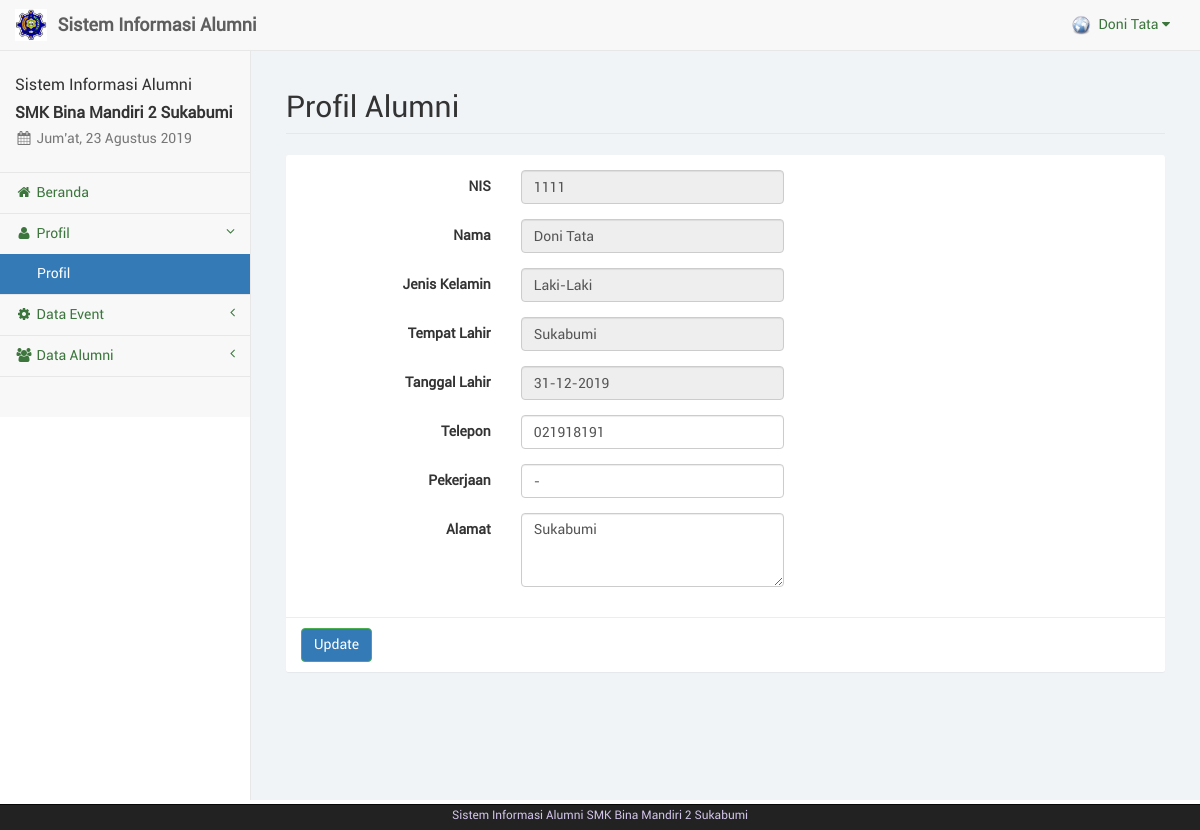
The app's page /alumni/profil.php (signed in) with its own data.
### tables this page shows
CREATE TABLE IF NOT EXISTS `alumni` (
  `nis` varchar(20) NOT NULL,
  `nama` varchar(50) NOT NULL,
  `id_thn` int(11) NOT NULL,
  `jns_kelamin` varchar(20) NOT NULL,
  `tmpt_lahir` varchar(50) NOT NULL,
  `tgl_lahir` date NOT NULL,
  `telp` varchar(20) NOT NULL,
  `pekerjaan` varchar(50) NOT NULL,
  `alamat` text NOT NULL,
  `foto` text NOT NULL,
  `password` text NOT NULL
);

### alumni/sess_check.php (called while the page is built, shortened)
<?php
	$chk_sess = $_SESSION['alumni'];
	include("../dist/config/koneksi.php");
	include("../dist/config/library.php");
	$sql_sess = "SELECT * FROM alumni WHERE nis='". $chk_sess ."'";
	$ress_sess = mysqli_query($conn, $sql_sess);
	$row_sess = mysqli_fetch_array($ress_sess);
	$sess_alumniname = $row_sess['nama'];
	$sess_alumnifoto = $row_sess['foto'];
?>

### dist/config/library.php (called while the page is built, shortened)
<?php
function IndonesiaTgl($tanggal){
	$tgl=substr($tanggal,8,2);
	$bln=substr($tanggal,5,2);
	$thn=substr($tanggal,0,4);
	$tanggal="$tgl-$bln-$thn";
	return $tanggal;
}
?>

### alumni/profil.php (the view, shortened to what this page needs)
<?php
	include("sess_check.php");
	$id = $_SESSION['alumni'];
	$sql = "SELECT alumni.*, tahun.* FROM alumni, tahun WHERE alumni.id_thn=tahun.id_thn AND alumni.nis='". $id ."'";
	$ress = mysqli_query($conn, $sql);
	$data = mysqli_fetch_array($ress);
	$pagedesc = "Profil";
	$menuparent = "profil";
	include("layout_top.php");
?>
		<div id="page-wrapper">
            <div class="container-fluid">
                <div class="row">
                    <div class="col-lg-12">
                        <h1 class="page-header">Profil Alumni</h1>
                    </div>
                </div>
				<div class="row">
					<div class="col-lg-12"><?php include("layout_alert.php"); ?></div>
				</div>
				<div class="row">
					<div class="col-lg-12">
						<form class="form-horizontal" method="GET" enctype="multipart/form-data">
							<div class="panel panel-default">
								<div class="panel-body">
									<div class="form-group">
										<label class="control-label col-sm-3">NIS</label>
										<div class="col-sm-4">
											<input type="text" name="nis" class="form-control" placeholder="Nama" value="<?php echo $data['nis'] ?>" readonly>
										</div>
									</div>
									<div class="form-group">
										<label class="control-label col-sm-3">Nama</label>
										<div class="col-sm-4">
											<input type="text" name="nama" class="form-control" placeholder="Nama" value="<?php echo $data['nama'] ?>" readonly>
										</div>
									</div>
									<div class="form-group">
										<label class="control-label col-sm-3">Jenis Kelamin</label>
										<div class="col-sm-4">
											<input type="text" name="nama" class="form-control" placeholder="Nama" value="<?php echo $data['jns_kelamin'] ?>" readonly>
										</div>
									</div>
									<div class="form-group">
										<label class="control-label col-sm-3">Tempat Lahir</label>
										<div class="col-sm-4">
											<input type="text" name="nama" class="form-control" placeholder="Nama" value="<?php echo $data['tmpt_lahir'] ?>" readonly>
										</div>
									</div>
									<div class="form-group">
										<label class="control-label col-sm-3">Tanggal Lahir</label>
										<div class="col-sm-4">
											<input type="text" name="nama" class="form-control" placeholder="Nama" value="<?php echo IndonesiaTgl($data['tgl_lahir']) ?>" readonly>
										</div>
									</div>
									<div class="form-group">
										<label class="control-label col-sm-3">Telepon</label>
										<div class="col-sm-4">
											<input type="number" name="telp" min="0" class="form-control" placeholder="Telepon" value="<?php echo $data['telp'] ?>"required>
										</div>
									</div>
									<div class="form-group">
										<label class="control-label col-sm-3">Pekerjaan</label>
										<div class="col-sm-4">
											<input type="text" name="pekerjaan" class="form-control" placeholder="Nama" value="<?php echo $data['pekerjaan'] ?>" required>
										</div>
									</div>
									<div class="form-group">
										<label class="control-label col-sm-3">Alamat</label>
										<div class="col-sm-4">
											<textarea name="alamat" class="form-control" placeholder="Alamat" rows="3" required><?php echo $data['alamat'] ?></textarea>
										</div>
									</div>
								</div>
								<div class="panel-footer">
									<button type="submit" name="submit" class="btn btn-success">Update</button>
								</div>
							</div>
						</form>
					</div>
				</div>
            </div>
        </div>
<?php
	include("layout_bottom.php");
?>

### alumni/layout_top.php (shortened to what this page needs)
<?php
	$haries = array("Sunday" => "Minggu", "Monday" => "Senin", "Tuesday" => "Selasa", "Wednesday" => "Rabu", "Thursday" => "Kamis", "Friday" => "Jum'at", "Saturday" => "Sabtu");
	$bulans = array("", "Januari", "Februari", "Maret", "April", "Mei", "Juni", "Juli", "Agustus", "September", "Oktober", "November", "Desember");
	$hari_ini = $haries[date("l")];
	$bulan_ini = $bulans[date("n")];
	$tanggal = date("d");
	$tahun = date("Y");
?>
<!DOCTYPE html>
<html lang="en">
<head>
	<link href="libs/bootstrap/dist/css/bootstrap.min.css" rel="stylesheet">
	<link href="libs/metisMenu/dist/metisMenu.min.css" rel="stylesheet">
    <link href="libs/datatables-plugins/integration/bootstrap/3/dataTables.bootstrap.css" rel="stylesheet">
    <link href="libs/datatables-responsive/css/dataTables.responsive.css" rel="stylesheet">
	<link href="dist/css/sb-admin-2.css" rel="stylesheet">
	<link href="dist/css/offline-font.css" rel="stylesheet">
	<link href="dist/css/custom.css" rel="stylesheet">
	<link href="libs/font-awesome/css/font-awesome.min.css" rel="stylesheet" type="text/css">
</head>
<body>
    <div id="wrapper">
        <nav class="navbar navbar-default navbar-static-top" role="navigation" style="margin-bottom: 0">
            <div class="navbar-header">
				<a class="navbar-brand hidden-xs" href="index.php">
					<img src="../foto/bm.jpg" alt="brand" width="32" class="float-left image-brand">
					<div class="float-right">&nbsp;<strong>Sistem Informasi Alumni</strong></div>
				</a>
			</div>
            <ul class="nav navbar-top-links navbar-right">
				<li class="dropdown dropdown-right">
					<a class="dropdown-toggle" data-toggle="dropdown" href="#">
						<img src="../foto/<?php echo $sess_alumnifoto;?>" width="20px" height="20px" padding="0px">&nbsp;&nbsp;<?php echo ucfirst($sess_alumniname); ?>&nbsp;<i class="fa fa-caret-down"></i>
					</a>
				</li>
			</ul>
            <div class="navbar-default sidebar" role="navigation">
                <div class="sidebar-nav navbar-collapse">
                    <ul class="nav" id="side-menu">
                        <li class="sidebar-search">
							<h4>Sistem Informasi Alumni</h4>
							<h4><b>SMK Bina Mandiri 2 Sukabumi</b></h4>
							<h5 class="text-muted"><i class="fa fa-calendar fa-fw"></i>&nbsp;<?php echo $hari_ini.", ".$tanggal." ".$bulan_ini." ".$tahun ?></h5>
						</li>
						<?php
							if($pagedesc == "Beranda") {
								echo '<li><a href="index.php" class="active"><i class="fa fa-home fa-fw"></i>&nbsp;Beranda</a></li>';
							}
							else {
								echo '<li><a href="index.php"><i class="fa fa-home fa-fw"></i>&nbsp;Beranda</a></li>';
							}
							if(isset($menuparent) && $menuparent == "profil") {
								echo '<li class="active">';
							}
							else {
								echo '<li>';
							}
						?>
							<a href="#"><i class="fa fa-user fa-fw"></i>&nbsp;Profil<span class="fa arrow"></span></a>
							<ul class="nav nav-second-level">
								<?php
									if($pagedesc == "Profil") {
										echo '<li><a href="profil.php" class="active">Profil</a></li>';
									}
									else {
										echo '<li><a href="profil.php">Profil</a></li>';
									}
								?>
							</ul>
						</li>
						<?php
							if(isset($menuparent) && $menuparent == "event") {
								echo '<li class="active">';
							}
							else {
								echo '<li>';
							}
						?>
							<a href="#"><i class="fa fa-gear fa-fw"></i>&nbsp;Data Event<span class="fa arrow"></span></a>
						<?php
							if(isset($menuparent) && $menuparent == "alumni") {
								echo '<li class="active">';
							}
							else {
								echo '<li>';
							}
						?>
							<a href="#"><i class="fa fa-group fa-fw"></i>&nbsp;Data Alumni<span class="fa arrow"></span></a>
						</li>
	                </ul>
                </div>
            </div>
        </nav>

### records on screen
alumni: foto (picture), nama "Doni Tata", nis "1111", nama "Laki-Laki", nama "Sukabumi", nama "31-12-2019", telp "021918191", pekerjaan "-", alamat "Sukabumi"
